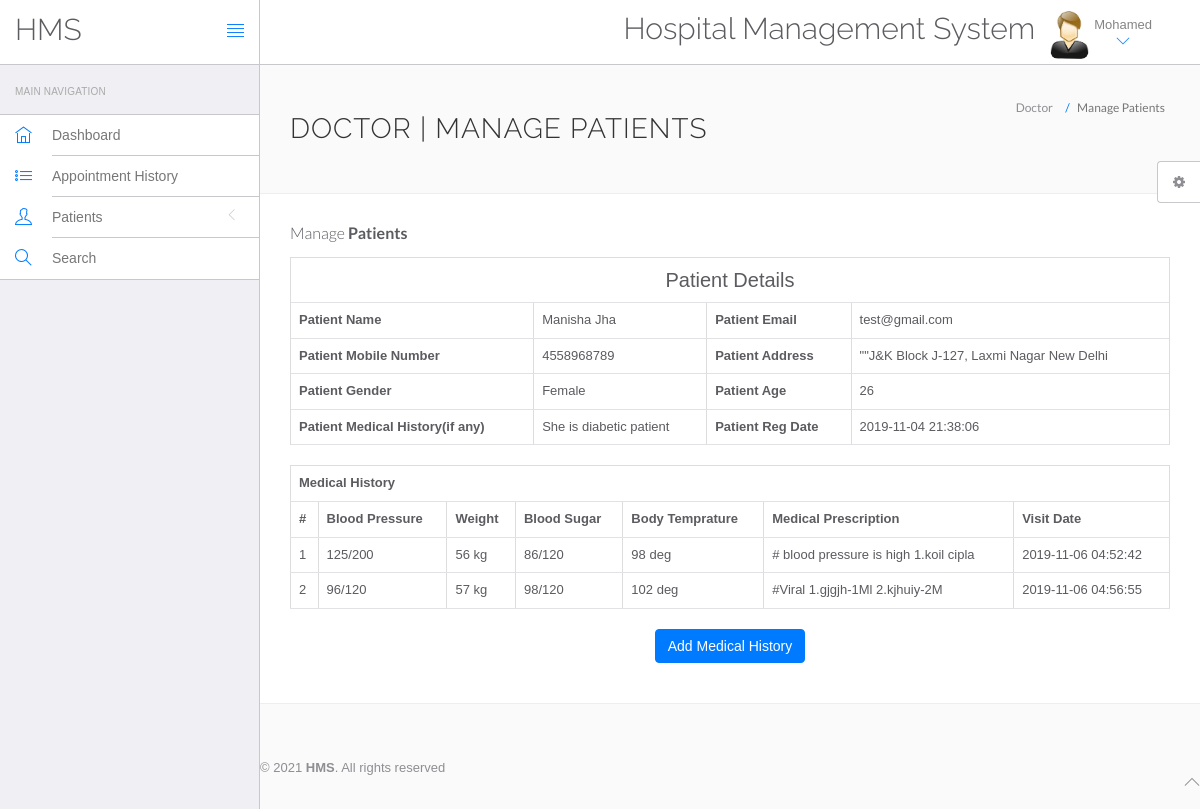
Page /hms/doctor/view-patient.php?viewid=1 (signed in) on the committed database.
### tables this page shows
CREATE TABLE `doctors` (
  `id` int(11) NOT NULL,
  `specilization` varchar(255) DEFAULT NULL,
  `doctorName` varchar(255) DEFAULT NULL,
  `address` longtext DEFAULT NULL,
  `docFees` varchar(255) DEFAULT NULL,
  `contactno` bigint(11) DEFAULT NULL,
  `docEmail` varchar(255) DEFAULT NULL,
  `password` varchar(255) DEFAULT NULL,
  `creationDate` timestamp NULL DEFAULT current_timestamp(),
  `updationDate` timestamp NULL DEFAULT NULL ON UPDATE current_timestamp()
);

CREATE TABLE `tblpatient` (
  `ID` int(10) NOT NULL,
  `Docid` int(10) DEFAULT NULL,
  `PatientName` varchar(200) DEFAULT NULL,
  `PatientContno` bigint(10) DEFAULT NULL,
  `PatientEmail` varchar(200) DEFAULT NULL,
  `PatientGender` varchar(50) DEFAULT NULL,
  `PatientAdd` mediumtext DEFAULT NULL,
  `PatientAge` int(10) DEFAULT NULL,
  `PatientMedhis` mediumtext DEFAULT NULL,
  `CreationDate` timestamp NULL DEFAULT current_timestamp(),
  `UpdationDate` timestamp NULL DEFAULT NULL ON UPDATE current_timestamp()
);

CREATE TABLE `tblmedicalhistory` (
  `ID` int(10) NOT NULL,
  `PatientID` int(10) DEFAULT NULL,
  `BloodPressure` varchar(200) DEFAULT NULL,
  `BloodSugar` varchar(200) NOT NULL,
  `Weight` varchar(100) DEFAULT NULL,
  `Temperature` varchar(200) DEFAULT NULL,
  `MedicalPres` mediumtext DEFAULT NULL,
  `CreationDate` timestamp NOT NULL DEFAULT current_timestamp() ON UPDATE current_timestamp()
);

### hms/doctor/view-patient.php (the view, shortened to what this page needs)
<?php
include('include/config.php');
?>
<!DOCTYPE html>
<html lang="en">
	<head>
		<link rel="stylesheet" href="vendor/bootstrap/css/bootstrap.min.css">
		<link rel="stylesheet" href="vendor/fontawesome/css/font-awesome.min.css">
		<link rel="stylesheet" href="vendor/themify-icons/themify-icons.min.css">
		<link href="vendor/animate.css/animate.min.css" rel="stylesheet" media="screen">
		<link href="vendor/perfect-scrollbar/perfect-scrollbar.min.css" rel="stylesheet" media="screen">
		<link href="vendor/switchery/switchery.min.css" rel="stylesheet" media="screen">
		<link href="vendor/bootstrap-touchspin/jquery.bootstrap-touchspin.min.css" rel="stylesheet" media="screen">
		<link href="vendor/select2/select2.min.css" rel="stylesheet" media="screen">
		<link href="vendor/bootstrap-datepicker/bootstrap-datepicker3.standalone.min.css" rel="stylesheet" media="screen">
		<link href="vendor/bootstrap-timepicker/bootstrap-timepicker.min.css" rel="stylesheet" media="screen">
		<link rel="stylesheet" href="assets/css/styles.css">
		<link rel="stylesheet" href="assets/css/plugins.css">
		<link rel="stylesheet" href="assets/css/themes/theme-1.css" id="skin_color" />
	</head>
	<body>
		<div id="app">
<?php include('include/sidebar.php');?>
<div class="app-content">
<?php include('include/header.php');?>
<div class="main-content" >
<div class="wrap-content container" id="container">
<section id="page-title">
<div class="row">
<div class="col-sm-8">
<h1 class="mainTitle">Doctor | Manage Patients</h1>
</div>
<ol class="breadcrumb">
<li>
<span>Doctor</span>
</li>
<li class="active">
<span>Manage Patients</span>
</li>
</ol>
</div>
</section>
<div class="container-fluid container-fullw bg-white">
<div class="row">
<div class="col-md-12">
<h5 class="over-title margin-bottom-15">Manage <span class="text-bold">Patients</span></h5>
<?php
                               $vid=$_GET['viewid'];
                               $ret=mysqli_query($con,"select * from tblpatient where ID='$vid'");
$cnt=1;
while ($row=mysqli_fetch_array($ret)) {
                               ?>
<table border="1" class="table table-bordered">
 <tr align="center">
<td colspan="4" style="font-size:20px;color:blue">
 Patient Details</td></tr>
    <tr>
    <th scope>Patient Name</th>
    <td><?php  echo $row['PatientName'];?></td>
    <th scope>Patient Email</th>
    <td><?php  echo $row['PatientEmail'];?></td>
  </tr>
  <tr>
    <th scope>Patient Mobile Number</th>
    <td><?php  echo $row['PatientContno'];?></td>
    <th>Patient Address</th>
    <td><?php  echo $row['PatientAdd'];?></td>
  </tr>
    <tr>
    <th>Patient Gender</th>
    <td><?php  echo $row['PatientGender'];?></td>
    <th>Patient Age</th>
    <td><?php  echo $row['PatientAge'];?></td>
  </tr>
  <tr>
    <th>Patient Medical History(if any)</th>
    <td><?php  echo $row['PatientMedhis'];?></td>
     <th>Patient Reg Date</th>
    <td><?php  echo $row['CreationDate'];?></td>
  </tr>
<?php }?>
</table>
<?php
$ret=mysqli_query($con,"select * from tblmedicalhistory  where PatientID='$vid'");
 ?>
<table id="datatable" class="table table-bordered dt-responsive nowrap" style="border-collapse: collapse; border-spacing: 0; width: 100%;">
  <tr align="center">
   <th colspan="8" >Medical History</th>
  </tr>
  <tr>
    <th>#</th>
<th>Blood Pressure</th>
<th>Weight</th>
<th>Blood Sugar</th>
<th>Body Temprature</th>
<th>Medical Prescription</th>
<th>Visit Date</th>
</tr>
<?php
while ($row=mysqli_fetch_array($ret)) {
  ?>
<tr>
  <td><?php echo $cnt;?></td>
 <td><?php  echo $row['BloodPressure'];?></td>
 <td><?php  echo $row['Weight'];?></td>
 <td><?php  echo $row['BloodSugar'];?></td>
  <td><?php  echo $row['Temperature'];?></td>
  <td><?php  echo $row['MedicalPres'];?></td>
  <td><?php  echo $row['CreationDate'];?></td>
</tr>
<?php $cnt=$cnt+1;} ?>
</table>
<p align="center">
 <button class="btn btn-primary waves-effect waves-light w-lg" data-toggle="modal" data-target="#myModal">Add Medical History</button></p>
</div>
</div>
</div>
</div>
	<?php include('include/footer.php');?>
	<?php include('include/setting.php');?>
		</div>
	</body>
</html>

### hms/doctor/include/header.php (shortened to what this page needs)
<header class="navbar navbar-default navbar-static-top">
					<div class="navbar-header">
						<a class="navbar-brand" href="#">
							<h2 style="padding-top:20% ">HMS</h2>
						</a>
						<a href="#" class="sidebar-toggler pull-right visible-md visible-lg" data-toggle-class="app-sidebar-closed" data-toggle-target="#app">
							<i class="ti-align-justify"></i>
						</a>
					</div>
					<div class="navbar-collapse collapse">
						<ul class="nav navbar-right">
								<li  style="padding-top:2% ">
								<h2>Hospital Management System</h2>
							</li>
							<li class="dropdown current-user">
								<a href class="dropdown-toggle" data-toggle="dropdown">
									<img src="assets/images/images.jpg" > <span class="username">
									<?php $query=mysqli_query($con,"select doctorName from doctors where id='".$_SESSION['id']."'");
while($row=mysqli_fetch_array($query))
{
	echo $row['doctorName'];
}
									?> <i class="ti-angle-down"></i></i></span>
								</a>
							</li>
						</ul>
					</div>
				</header>

### hms/doctor/assets/css/themes/theme-1.css (style rules this page uses)
body { background: #FAFAFA; }
header .navbar-header { background: #ffffff !important; border-right-color: #c8c7cc !important; border-bottom-color: #c8c7cc !important; }
header .navbar-header .sidebar-toggler, header .navbar-header .sidebar-mobile-toggler { color: #007aff !important; }
header .navbar-header .navbar-brand { color: #777 !important; }
header .navbar-collapse { background: #ffffff !important; border-bottom-color: #c8c7cc !important; box-shadow: none !important; }
header .navbar-collapse .navbar-right > li > a { color: #777; }
header .navbar-collapse .navbar-right > li > a i { color: #007aff !important; }

### rows in the picture
doctors: doctorName "Mohamed"
tblpatient: PatientName "Manisha Jha", PatientEmail "test@gmail.com", PatientContno "4558968789", PatientAdd "\"\"J&K Block J-127, Laxmi Nagar New Delhi", PatientGender "Female", PatientAge "26", PatientMedhis "She is diabetic patient", CreationDate "2019-11-04 21:38:06"
tblmedicalhistory: BloodPressure "125/200", Weight "56 kg", BloodSugar "86/120", Temperature "98 deg", MedicalPres "# blood pressure is high 1.koil cipla", CreationDate "2019-11-06 04:52:42"
tblmedicalhistory: BloodPressure "96/120", Weight "57 kg", BloodSugar "98/120", Temperature "102 deg", MedicalPres "#Viral 1.gjgjh-1Ml 2.kjhuiy-2M", CreationDate "2019-11-06 04:56:55"
